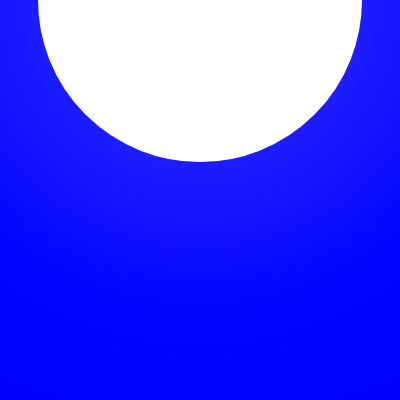
Frame 1 (no input)
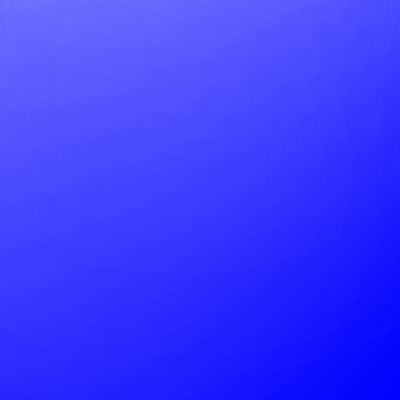
Frame 60 (no input)
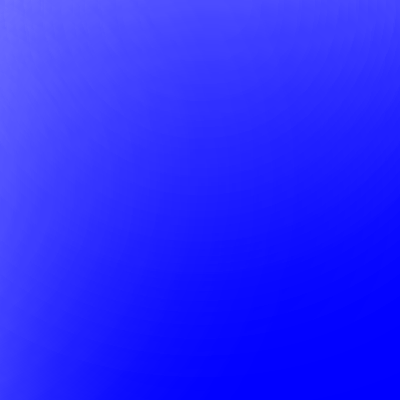
Frame 120 (the mouse pressed at the canvas centre since frame 60)

The p5.js sketch that drew these frames (run headless with seeded random() and noise() and a simulated clock; from frame 60 on, the mouse is pressed at the canvas centre):

// p5.js sketch
// ── sketch.js


function setup(){
  createCanvas(400, 400);

  stroke(255);
  fill(255);
  strokeWeight(24);
}

function draw(){
  background(0,0,255);
  //translate(width/2, height/2);

  //rotate(millis()/5000);
  circle(width/2, 0, 300, 300, 30);
  drawingContext.filter = 'blur(112px)';
  
  rotate(millis()/1000);
  fill(255,20);
  circle(width/2, 0, 300, 300, 30);
  drawingContext.filter = 'blur(112px)';
  
  



  // console.log('Frame rate: '+frameRate());
}

// filter(BLUR, 12);//Compare with this p5.js filter function!!!
//credit 
//https://editor.p5js.org/Creativeguru97/sketches/p2dL9Cvse
